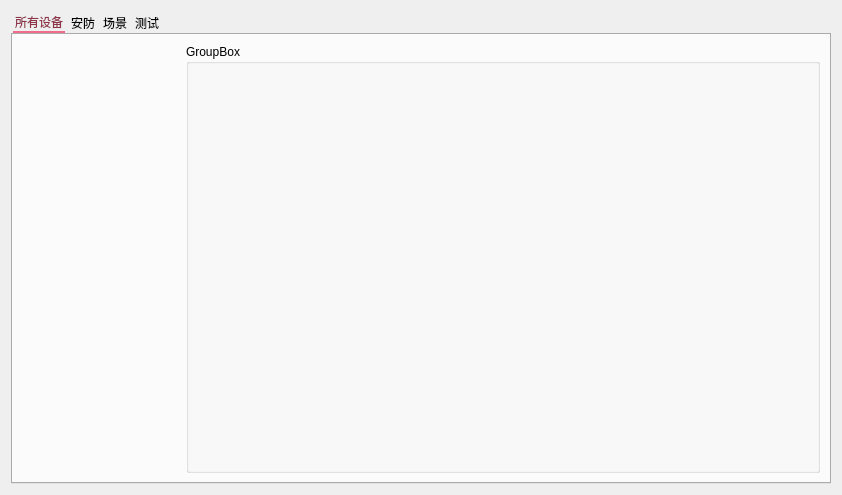
<?xml version="1.0" encoding="UTF-8"?>
<ui version="4.0">
 <class>HomeForm</class>
 <widget class="QWidget" name="HomeForm">
  <property name="geometry">
   <rect>
    <x>0</x>
    <y>0</y>
    <width>842</width>
    <height>495</height>
   </rect>
  </property>
  <property name="windowTitle">
   <string>Form</string>
  </property>
  <layout class="QVBoxLayout" name="verticalLayout">
   <item>
    <widget class="QTabWidget" name="tabWidget">
     <property name="autoFillBackground">
      <bool>true</bool>
     </property>
     <property name="styleSheet">
      <string notr="true">QTabWidget::pane { /* The tab widget frame */
    border-top: 1px solid #C2C7CB;
    position: absolute;
    border-image: url(:/pic/箭头.png);
}
QTabWidget::tab-bar {
    alignment: left;  
	color:red;
} 
/* Style the tab using the tab sub-control. Note that
    it reads QTabBar _not_ QTabWidget */
QTabBar::tab {
    border-bottom-color: #F16B8C; /* same as the pane color */
    border-top-left-radius: 4px;
    border-top-right-radius: 4px;
    min-width: 8ex;
    padding: 2px;
	margin:2px;
}
 
QTabBar::tab:selected,QTabBar::tab:hover {
    background: qlineargradient(x1: 0, y1: 0, x2: 0, y2: 1,
                                stop: 0 #fafafa, stop: 0.4 #f4f4f4,
                                stop: 0.5 #e7e7e7, stop: 1.0 #fafafa);
	border-bottom:2px solid #F16B8C;
}
 
QTabBar::tab:selected {
	color:#8e354a;
    border-bottom-color: #F16B8C; /* same as pane color */
}</string>
     </property>
     <property name="currentIndex">
      <number>0</number>
     </property>
     <widget class="QWidget" name="tab">
      <attribute name="icon">
       <iconset resource="icons.qrc">
        <normaloff>:/server.png</normaloff>:/server.png</iconset>
      </attribute>
      <attribute name="title">
       <string>所有设备</string>
      </attribute>
      <layout class="QHBoxLayout" name="horizontalLayout_2">
       <item>
        <layout class="QHBoxLayout" name="horizontalLayout" stretch="2,8">
         <item>
          <widget class="QTreeView" name="treeView">
           <property name="maximumSize">
            <size>
             <width>160</width>
             <height>16777215</height>
            </size>
           </property>
           <property name="styleSheet">
            <string notr="true">QTreeView{
	background:transparent;
	border-left:none;
	border-top:none;
}

QTreeView::branch{
	background:#EFEFEF;
}

QTreeView::item{
	border-top-left-radius:5px;
	border-top-right-radius:5px;
	border-bottom-right-radius:5px;
	border-bottom-left-radius:5px;
}

QTreeView::item:selected{
	background:#EEA9A9;
	color:#000000;
}</string>
           </property>
          </widget>
         </item>
         <item>
          <widget class="QGroupBox" name="groupBox">
           <property name="title">
            <string>GroupBox</string>
           </property>
          </widget>
         </item>
        </layout>
       </item>
      </layout>
     </widget>
     <widget class="QWidget" name="tab_3">
      <attribute name="icon">
       <iconset resource="icons.qrc">
        <normaloff>:/safe.png</normaloff>:/safe.png</iconset>
      </attribute>
      <attribute name="title">
       <string>安防</string>
      </attribute>
     </widget>
     <widget class="QWidget" name="tab_4">
      <attribute name="icon">
       <iconset resource="icons.qrc">
        <normaloff>:/changjing.png</normaloff>:/changjing.png</iconset>
      </attribute>
      <attribute name="title">
       <string>场景</string>
      </attribute>
     </widget>
     <widget class="QWidget" name="tab_2">
      <attribute name="icon">
       <iconset resource="icons.qrc">
        <normaloff>:/debug.png</normaloff>:/debug.png</iconset>
      </attribute>
      <attribute name="title">
       <string>测试</string>
      </attribute>
      <widget class="QWidget" name="layoutWidget">
       <property name="geometry">
        <rect>
         <x>10</x>
         <y>10</y>
         <width>196</width>
         <height>241</height>
        </rect>
       </property>
       <layout class="QVBoxLayout" name="verticalLayout_2" stretch="8,2">
        <item>
         <widget class="Color" name="color"/>
        </item>
        <item>
         <layout class="QHBoxLayout" name="horizontalLayout_3">
          <item>
           <spacer name="horizontalSpacer">
            <property name="orientation">
             <enum>Qt::Horizontal</enum>
            </property>
            <property name="sizeType">
             <enum>QSizePolicy::Fixed</enum>
            </property>
            <property name="sizeHint" stdset="0">
             <size>
              <width>40</width>
              <height>20</height>
             </size>
            </property>
           </spacer>
          </item>
          <item>
           <widget class="Button" name="button">
            <property name="sizePolicy">
             <sizepolicy hsizetype="Fixed" vsizetype="Preferred">
              <horstretch>0</horstretch>
              <verstretch>0</verstretch>
             </sizepolicy>
            </property>
            <property name="minimumSize">
             <size>
              <width>100</width>
              <height>30</height>
             </size>
            </property>
            <property name="maximumSize">
             <size>
              <width>80</width>
              <height>50</height>
             </size>
            </property>
           </widget>
          </item>
          <item>
           <spacer name="horizontalSpacer_2">
            <property name="orientation">
             <enum>Qt::Horizontal</enum>
            </property>
            <property name="sizeType">
             <enum>QSizePolicy::Fixed</enum>
            </property>
            <property name="sizeHint" stdset="0">
             <size>
              <width>40</width>
              <height>20</height>
             </size>
            </property>
           </spacer>
          </item>
         </layout>
        </item>
       </layout>
      </widget>
     </widget>
    </widget>
   </item>
  </layout>
 </widget>
 <customwidgets>
  <customwidget>
   <class>Color</class>
   <extends>QWidget</extends>
   <header>color.h</header>
  </customwidget>
  <customwidget>
   <class>Button</class>
   <extends>QWidget</extends>
   <header>button.h</header>
  </customwidget>
 </customwidgets>
 <resources>
  <include location="icons.qrc"/>
 </resources>
 <connections/>
</ui>
